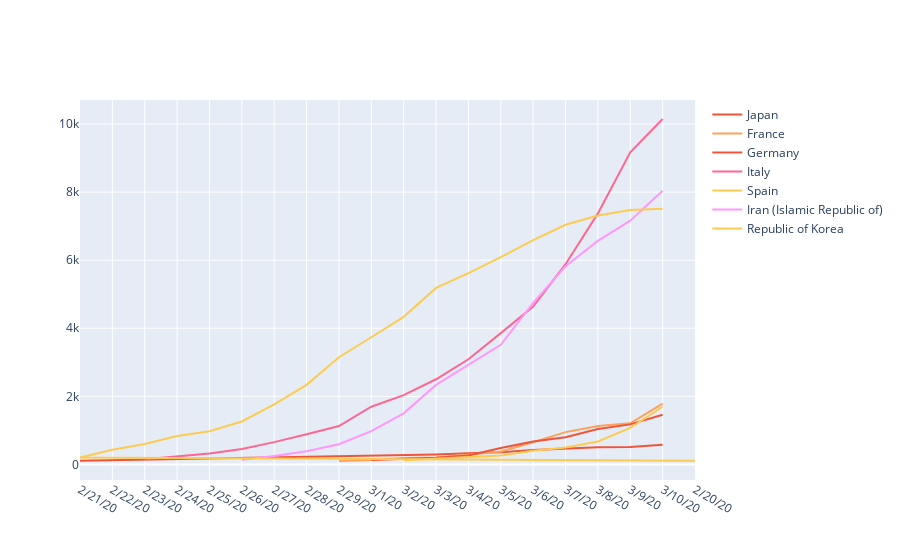

Notebook code cell kept with this figure:
### Code cell
fig1.show()

### Figure 1 — Plotly figure (JSON) as saved in the notebook; plotly's stock layout.template omitted (floating-point values rounded to 4 significant figures)
{"data": [{"mode": "lines", "name": "Thailand", "type": "scatter", "x": [], "y": []}, {"mode": "lines", "name": "Japan", "type": "scatter", "x": ["2/21/20", "2/22/20", "2/23/20", "2/24/20", "2/25/20", "2/26/20", "2/27/20", "2/28/20", "2/29/20", "3/1/20", "3/2/20", "3/3/20", "3/4/20", "3/5/20", "3/6/20", "3/7/20", "3/8/20", "3/9/20", "3/10/20"], "y": [105, 122, 147, 159, 170, 189, 214, 228, 241, 256, 274, 293, 331, 360, 420, 461, 502, 511, 581]}, {"mode": "lines", "name": "US", "type": "scatter", "x": [], "y": []}, {"mode": "lines", "name": "Singapore", "type": "scatter", "x": [], "y": []}, {"mode": "lines", "name": "France", "type": "scatter", "x": ["2/29/20", "3/1/20", "3/2/20", "3/3/20", "3/4/20", "3/5/20", "3/6/20", "3/7/20", "3/8/20", "3/9/20", "3/10/20"], "y": [100, 130, 191, 204, 285, 377, 653, 949, 1126, 1209, 1784]}, {"mode": "lines", "name": "Nepal", "type": "scatter", "x": [], "y": []}, {"mode": "lines", "name": "Malaysia", "type": "scatter", "x": [], "y": []}, {"mode": "lines", "name": "Canada", "type": "scatter", "x": [], "y": []}, {"mode": "lines", "name": "Australia", "type": "scatter", "x": [], "y": []}, {"mode": "lines", "name": "Cambodia", "type": "scatter", "x": [], "y": []}, {"mode": "lines", "name": "Sri Lanka", "type": "scatter", "x": [], "y": []}, {"mode": "lines", "name": "Germany", "type": "scatter", "x": ["3/1/20", "3/2/20", "3/3/20", "3/4/20", "3/5/20", "3/6/20", "3/7/20", "3/8/20", "3/9/20", "3/10/20"], "y": [130, 159, 196, 262, 482, 670, 799, 1040, 1176, 1457]}, {"mode": "lines", "name": "Finland", "type": "scatter", "x": [], "y": []}, {"mode": "lines", "name": "United Arab Emirates", "type": "scatter", "x": [], "y": []}, {"mode": "lines", "name": "Philippines", "type": "scatter", "x": [], "y": []}, {"mode": "lines", "name": "India", "type": "scatter", "x": [], "y": []}, {"mode": "lines", "name": "Italy", "type": "scatter", "x": ["2/23/20", "2/24/20", "2/25/20", "2/26/20", "2/27/20", "2/28/20", "2/29/20", "3/1/20", "3/2/20", "3/3/20", "3/4/20", "3/5/20", "3/6/20", "3/7/20", "3/8/20", "3/9/20", "3/10/20"], "y": [155, 229, 322, 453, 655, 888, 1128, 1694, 2036, 2502, 3089, 3858, 4636, 5883, 7375, 9172, 10149]}, {"mode": "lines", "name": "UK", "type": "scatter", "x": [], "y": []}, {"mode": "lines", "name": "Sweden", "type": "scatter", "x": [], "y": []}, {"mode": "lines", "name": "Spain", "type": "scatter", "x": ["3/2/20", "3/3/20", "3/4/20", "3/5/20", "3/6/20", "3/7/20", "3/8/20", "3/9/20", "3/10/20"], "y": [120, 165, 222, 259, 400, 500, 673, 1073, 1695]}, {"mode": "lines", "name": "Belgium", "type": "scatter", "x": [], "y": []}, {"mode": "lines", "name": "Egypt", "type": "scatter", "x": [], "y": []}, {"mode": "lines", "name": "Lebanon", "type": "scatter", "x": [], "y": []}, {"mode": "lines", "name": "Iraq", "type": "scatter", "x": [], "y": []}, {"mode": "lines", "name": "Oman", "type": "scatter", "x": [], "y": []}, {"mode": "lines", "name": "Afghanistan", "type": "scatter", "x": [], "y": []}, {"mode": "lines", "name": "Bahrain", "type": "scatter", "x": [], "y": []}, {"mode": "lines", "name": "Kuwait", "type": "scatter", "x": [], "y": []}, {"mode": "lines", "name": "Algeria", "type": "scatter", "x": [], "y": []}, {"mode": "lines", "name": "Croatia", "type": "scatter", "x": [], "y": []}, {"mode": "lines", "name": "Switzerland", "type": "scatter", "x": [], "y": []}, {"mode": "lines", "name": "Austria", "type": "scatter", "x": [], "y": []}, {"mode": "lines", "name": "Israel", "type": "scatter", "x": [], "y": []}, {"mode": "lines", "name": "Pakistan", "type": "scatter", "x": [], "y": []}, {"mode": "lines", "name": "Brazil", "type": "scatter", "x": [], "y": []}, {"mode": "lines", "name": "Georgia", "type": "scatter", "x": [], "y": []}, {"mode": "lines", "name": "Greece", "type": "scatter", "x": [], "y": []}, {"mode": "lines", "name": "North Macedonia", "type": "scatter", "x": [], "y": []}, {"mode": "lines", "name": "Norway", "type": "scatter", "x": [], "y": []}, {"mode": "lines", "name": "Romania", "type": "scatter", "x": [], "y": []}, {"mode": "lines", "name": "Denmark", "type": "scatter", "x": [], "y": []}, {"mode": "lines", "name": "Estonia", "type": "scatter", "x": [], "y": []}, {"mode": "lines", "name": "Netherlands", "type": "scatter", "x": [], "y": []}, {"mode": "lines", "name": "San Marino", "type": "scatter", "x": [], "y": []}, {"mode": "lines", "name": "Belarus", "type": "scatter", "x": [], "y": []}, {"mode": "lines", "name": "Iceland", "type": "scatter", "x": [], "y": []}, {"mode": "lines", "name": "Lithuania", "type": "scatter", "x": [], "y": []}, {"mode": "lines", "name": "Mexico", "type": "scatter", "x": [], "y": []}, {"mode": "lines", "name": "New Zealand", "type": "scatter", "x": [], "y": []}, {"mode": "lines", "name": "Nigeria", "type": "scatter", "x": [], "y": []}, {"mode": "lines", "name": "Ireland", "type": "scatter", "x": [], "y": []}, {"mode": "lines", "name": "Luxembourg", "type": "scatter", "x": [], "y": []}, {"mode": "lines", "name": "Monaco", "type": "scatter", "x": [], "y": []}, {"mode": "lines", "name": "Qatar", "type": "scatter", "x": [], "y": []}, {"mode": "lines", "name": "Ecuador", "type": "scatter", "x": [], "y": []}, {"mode": "lines", "name": "Azerbaijan", "type": "scatter", "x": [], "y": []}, {"mode": "lines", "name": "Czech Republic", "type": "scatter", "x": [], "y": []}, {"mode": "lines", "name": "Armenia", "type": "scatter", "x": [], "y": []}, {"mode": "lines", "name": "Dominican Republic", "type": "scatter", "x": [], "y": []}, {"mode": "lines", "name": "Indonesia", "type": "scatter", "x": [], "y": []}, {"mode": "lines", "name": "Portugal", "type": "scatter", "x": [], "y": []}, {"mode": "lines", "name": "Andorra", "type": "scatter", "x": [], "y": []}, {"mode": "lines", "name": "Latvia", "type": "scatter", "x": [], "y": []}, {"mode": "lines", "name": "Morocco", "type": "scatter", "x": [], "y": []}, {"mode": "lines", "name": "Saudi Arabia", "type": "scatter", "x": [], "y": []}, {"mode": "lines", "name": "Senegal", "type": "scatter", "x": [], "y": []}, {"mode": "lines", "name": "Argentina", "type": "scatter", "x": [], "y": []}, {"mode": "lines", "name": "Chile", "type": "scatter", "x": [], "y": []}, {"mode": "lines", "name": "Jordan", "type": "scatter", "x": [], "y": []}, {"mode": "lines", "name": "Ukraine", "type": "scatter", "x": [], "y": []}, {"mode": "lines", "name": "Saint Barthelemy", "type": "scatter", "x": [], "y": []}, {"mode": "lines", "name": "Hungary", "type": "scatter", "x": [], "y": []}, {"mode": "lines", "name": "Faroe Islands", "type": "scatter", "x": [], "y": []}, {"mode": "lines", "name": "Gibraltar", "type": "scatter", "x": [], "y": []}, {"mode": "lines", "name": "Liechtenstein", "type": "scatter", "x": [], "y": []}, {"mode": "lines", "name": "Poland", "type": "scatter", "x": [], "y": []}, {"mode": "lines", "name": "Tunisia", "type": "scatter", "x": [], "y": []}, {"mode": "lines", "name": "Bosnia and Herzegovina", "type": "scatter", "x": [], "y": []}, {"mode": "lines", "name": "Slovenia", "type": "scatter", "x": [], "y": []}, {"mode": "lines", "name": "South Africa", "type": "scatter", "x": [], "y": []}, {"mode": "lines", "name": "Bhutan", "type": "scatter", "x": [], "y": []}, {"mode": "lines", "name": "Cameroon", "type": "scatter", "x": [], "y": []}, {"mode": "lines", "name": "Colombia", "type": "scatter", "x": [], "y": []}, {"mode": "lines", "name": "Costa Rica", "type": "scatter", "x": [], "y": []}, {"mode": "lines", "name": "Peru", "type": "scatter", "x": [], "y": []}, {"mode": "lines", "name": "Serbia", "type": "scatter", "x": [], "y": []}, {"mode": "lines", "name": "Slovakia", "type": "scatter", "x": [], "y": []}, {"mode": "lines", "name": "Togo", "type": "scatter", "x": [], "y": []}, {"mode": "lines", "name": "French Guiana", "type": "scatter", "x": [], "y": []}, {"mode": "lines", "name": "Malta", "type": "scatter", "x": [], "y": []}, {"mode": "lines", "name": "Martinique", "type": "scatter", "x": [], "y": []}, {"mode": "lines", "name": "Bulgaria", "type": "scatter", "x": [], "y": []}, {"mode": "lines", "name": "Maldives", "type": "scatter", "x": [], "y": []}, {"mode": "lines", "name": "Bangladesh", "type": "scatter", "x": [], "y": []}, {"mode": "lines", "name": "Paraguay", "type": "scatter", "x": [], "y": []}, {"mode": "lines", "name": "Albania", "type": "scatter", "x": [], "y": []}, {"mode": "lines", "name": "Cyprus", "type": "scatter", "x": [], "y": []}, {"mode": "lines", "name": "Brunei", "type": "scatter", "x": [], "y": []}, {"mode": "lines", "name": "Iran (Islamic Republic of)", "type": "scatter", "x": ["2/26/20", "2/27/20", "2/28/20", "2/29/20", "3/1/20", "3/2/20", "3/3/20", "3/4/20", "3/5/20", "3/6/20", "3/7/20", "3/8/20", "3/9/20", "3/10/20"], "y": [139, 245, 388, 593, 978, 1501, 2336, 2922, 3513, 4747, 5823, 6566, 7161, 8042]}, {"mode": "lines", "name": "Republic of Korea", "type": "scatter", "x": ["2/20/20", "2/21/20", "2/22/20", "2/23/20", "2/24/20", "2/25/20", "2/26/20", "2/27/20", "2/28/20", "2/29/20", "3/1/20", "3/2/20", "3/3/20", "3/4/20", "3/5/20", "3/6/20", "3/7/20", "3/8/20", "3/9/20", "3/10/20"], "y": [104, 204, 433, 602, 833, 977, 1261, 1766, 2337, 3150, 3736, 4335, 5186, 5621, 6088, 6593, 7041, 7314, 7478, 7513]}, {"mode": "lines", "name": "Hong Kong SAR", "type": "scatter", "x": [], "y": []}, {"mode": "lines", "name": "Taipei and environs", "type": "scatter", "x": [], "y": []}, {"mode": "lines", "name": "Viet Nam", "type": "scatter", "x": [], "y": []}, {"mode": "lines", "name": "occupied Palestinian territory", "type": "scatter", "x": [], "y": []}, {"mode": "lines", "name": "Macao SAR", "type": "scatter", "x": [], "y": []}, {"mode": "lines", "name": "Russian Federation", "type": "scatter", "x": [], "y": []}, {"mode": "lines", "name": "Republic of Moldova", "type": "scatter", "x": [], "y": []}, {"mode": "lines", "name": "Saint Martin", "type": "scatter", "x": [], "y": []}, {"mode": "lines", "name": "Burkina Faso", "type": "scatter", "x": [], "y": []}, {"mode": "lines", "name": "Channel Islands", "type": "scatter", "x": [], "y": []}, {"mode": "lines", "name": "Holy See", "type": "scatter", "x": [], "y": []}, {"mode": "lines", "name": "Mongolia", "type": "scatter", "x": [], "y": []}, {"mode": "lines", "name": "Panama", "type": "scatter", "x": [], "y": []}, {"mode": "lines", "name": "China", "type": "scatter", "x": [], "y": []}, {"mode": "lines", "name": "Iran", "type": "scatter", "x": [], "y": []}, {"mode": "lines", "name": "Korea, South", "type": "scatter", "x": [], "y": []}, {"mode": "lines", "name": "Cruise Ship", "type": "scatter", "x": [], "y": []}, {"mode": "lines", "name": "United Kingdom", "type": "scatter", "x": [], "y": []}, {"mode": "lines", "name": "Czechia", "type": "scatter", "x": [], "y": []}, {"mode": "lines", "name": "Taiwan*", "type": "scatter", "x": [], "y": []}, {"mode": "lines", "name": "Vietnam", "type": "scatter", "x": [], "y": []}, {"mode": "lines", "name": "Russia", "type": "scatter", "x": [], "y": []}, {"mode": "lines", "name": "Moldova", "type": "scatter", "x": [], "y": []}, {"mode": "lines", "name": "Bolivia", "type": "scatter", "x": [], "y": []}, {"mode": "lines", "name": "Honduras", "type": "scatter", "x": [], "y": []}, {"mode": "lines", "name": "Congo (Kinshasa)", "type": "scatter", "x": [], "y": []}, {"mode": "lines", "name": "Cote d'Ivoire", "type": "scatter", "x": [], "y": []}, {"mode": "lines", "name": "Jamaica", "type": "scatter", "x": [], "y": []}, {"mode": "lines", "name": "Reunion", "type": "scatter", "x": [], "y": []}, {"mode": "lines", "name": "Turkey", "type": "scatter", "x": [], "y": []}], "layout": {}}
